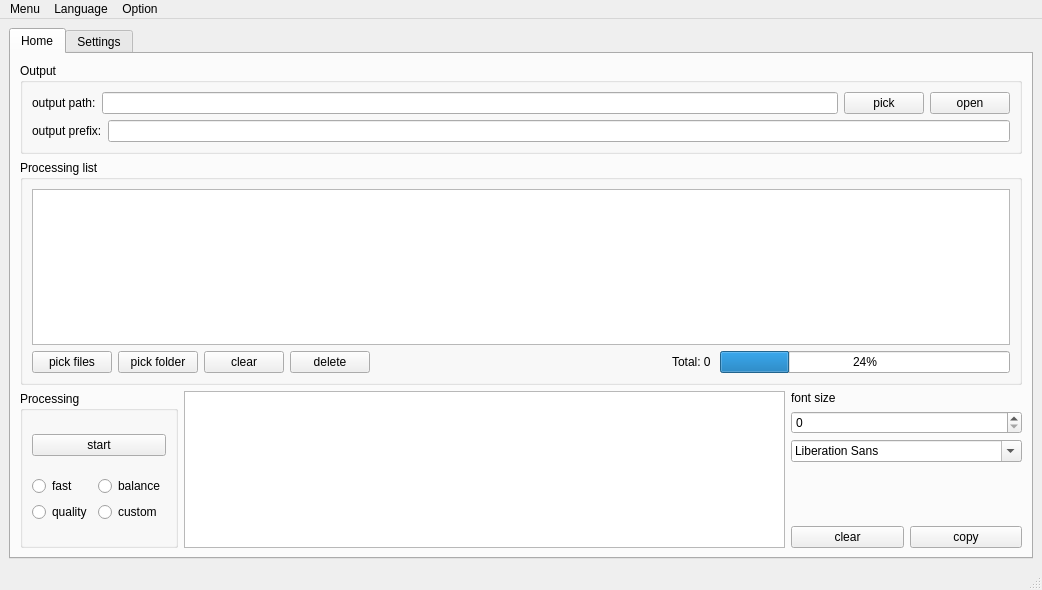
<?xml version="1.0" encoding="UTF-8"?>
<ui version="4.0">
 <class>MainWindow</class>
 <widget class="QMainWindow" name="MainWindow">
  <property name="geometry">
   <rect>
    <x>0</x>
    <y>0</y>
    <width>1042</width>
    <height>590</height>
   </rect>
  </property>
  <property name="windowTitle">
   <string>Anime4KCPP GUI</string>
  </property>
  <widget class="QWidget" name="centralwidget">
   <layout class="QGridLayout" name="gridLayout_2">
    <item row="0" column="0">
     <widget class="QTabWidget" name="tabWidgetMain">
      <property name="currentIndex">
       <number>0</number>
      </property>
      <widget class="QWidget" name="tabHome">
       <attribute name="title">
        <string>Home</string>
       </attribute>
       <layout class="QGridLayout" name="gridLayout">
        <item row="1" column="0" colspan="3">
         <widget class="QGroupBox" name="groupBoxProcessingList">
          <property name="title">
           <string>Processing list</string>
          </property>
          <layout class="QGridLayout" name="gridLayout_4">
           <item row="1" column="0">
            <layout class="QHBoxLayout" name="horizontalLayoutListControl">
             <item>
              <widget class="QPushButton" name="pushButtonInputPath">
               <property name="text">
                <string>pick files</string>
               </property>
              </widget>
             </item>
             <item>
              <widget class="QPushButton" name="pushButtonPickFolder">
               <property name="text">
                <string>pick folder</string>
               </property>
              </widget>
             </item>
             <item>
              <widget class="QPushButton" name="pushButtonClear">
               <property name="text">
                <string>clear</string>
               </property>
              </widget>
             </item>
             <item>
              <widget class="QPushButton" name="pushButtonDelete">
               <property name="text">
                <string>delete</string>
               </property>
              </widget>
             </item>
            </layout>
           </item>
           <item row="1" column="1">
            <spacer name="horizontalSpacer">
             <property name="orientation">
              <enum>Qt::Horizontal</enum>
             </property>
             <property name="sizeHint" stdset="0">
              <size>
               <width>275</width>
               <height>20</height>
              </size>
             </property>
            </spacer>
           </item>
           <item row="0" column="0" colspan="4">
            <widget class="QTableView" name="tableViewProcessingList">
             <property name="toolTip">
              <string>Drag and drop files here</string>
             </property>
             <property name="statusTip">
              <string>Drag and drop files here(image or video), and you can edit the ouput file name or path here</string>
             </property>
            </widget>
           </item>
           <item row="1" column="3">
            <widget class="QProgressBar" name="progressBarProcessingList">
             <property name="value">
              <number>24</number>
             </property>
            </widget>
           </item>
           <item row="1" column="2">
            <widget class="QLabel" name="labelTotalTaskCount">
             <property name="text">
              <string>Total: 0 </string>
             </property>
            </widget>
           </item>
          </layout>
         </widget>
        </item>
        <item row="2" column="0" rowspan="3">
         <widget class="QGroupBox" name="groupBoxProcessing">
          <property name="title">
           <string>Processing</string>
          </property>
          <layout class="QVBoxLayout" name="verticalLayout_2">
           <item>
            <widget class="QPushButton" name="pushButtonStart">
             <property name="statusTip">
              <string>start processing</string>
             </property>
             <property name="text">
              <string>start</string>
             </property>
            </widget>
           </item>
           <item>
            <layout class="QGridLayout" name="gridLayoutLevel">
             <item row="0" column="0">
              <widget class="QRadioButton" name="radioButtonFast">
               <property name="statusTip">
                <string>fast preset, 2x upscaling</string>
               </property>
               <property name="text">
                <string>fast</string>
               </property>
              </widget>
             </item>
             <item row="0" column="1">
              <widget class="QRadioButton" name="radioButtonBalance">
               <property name="statusTip">
                <string>balance preset, 2x upscaling</string>
               </property>
               <property name="text">
                <string>balance</string>
               </property>
              </widget>
             </item>
             <item row="1" column="0">
              <widget class="QRadioButton" name="radioButtonQuality">
               <property name="statusTip">
                <string>quality preset, 2x upscaling</string>
               </property>
               <property name="text">
                <string>quality</string>
               </property>
              </widget>
             </item>
             <item row="1" column="1">
              <widget class="QRadioButton" name="radioButtonCustom">
               <property name="text">
                <string>custom</string>
               </property>
              </widget>
             </item>
            </layout>
           </item>
          </layout>
         </widget>
        </item>
        <item row="2" column="1" rowspan="3">
         <widget class="QTextBrowser" name="textBrowserInfoOut">
          <property name="statusTip">
           <string>Log display</string>
          </property>
         </widget>
        </item>
        <item row="2" column="2">
         <layout class="QVBoxLayout" name="verticalLayoutFont">
          <item>
           <widget class="QLabel" name="labelFontSize">
            <property name="text">
             <string>font size</string>
            </property>
            <property name="buddy">
             <cstring>spinBoxFontSize</cstring>
            </property>
           </widget>
          </item>
          <item>
           <widget class="QSpinBox" name="spinBoxFontSize"/>
          </item>
          <item>
           <widget class="QFontComboBox" name="fontComboBox"/>
          </item>
         </layout>
        </item>
        <item row="3" column="2">
         <spacer name="verticalSpacerFont">
          <property name="orientation">
           <enum>Qt::Vertical</enum>
          </property>
          <property name="sizeHint" stdset="0">
           <size>
            <width>20</width>
            <height>13</height>
           </size>
          </property>
         </spacer>
        </item>
        <item row="4" column="2">
         <layout class="QHBoxLayout" name="horizontalLayoutTextButton">
          <item>
           <widget class="QPushButton" name="pushButtonClearText">
            <property name="statusTip">
             <string>Clear logs</string>
            </property>
            <property name="text">
             <string>clear</string>
            </property>
           </widget>
          </item>
          <item>
           <widget class="QPushButton" name="pushButtonCopyText">
            <property name="statusTip">
             <string>Copy logs</string>
            </property>
            <property name="text">
             <string>copy</string>
            </property>
           </widget>
          </item>
         </layout>
        </item>
        <item row="0" column="0" colspan="3">
         <widget class="QGroupBox" name="groupBoxOutput">
          <property name="title">
           <string>Output</string>
          </property>
          <layout class="QVBoxLayout" name="verticalLayout">
           <item>
            <layout class="QHBoxLayout" name="horizontalLayoutOutput">
             <item>
              <widget class="QLabel" name="labelOutputPath">
               <property name="statusTip">
                <string>Path for the output files</string>
               </property>
               <property name="text">
                <string>output path:</string>
               </property>
               <property name="buddy">
                <cstring>lineEditOutputPath</cstring>
               </property>
              </widget>
             </item>
             <item>
              <widget class="QLineEdit" name="lineEditOutputPath"/>
             </item>
             <item>
              <widget class="QPushButton" name="pushButtonOutputPath">
               <property name="text">
                <string>pick</string>
               </property>
              </widget>
             </item>
             <item>
              <widget class="QPushButton" name="pushButton">
               <property name="text">
                <string>open</string>
               </property>
              </widget>
             </item>
            </layout>
           </item>
           <item>
            <layout class="QHBoxLayout" name="horizontalLayoutOutputPrefix">
             <item>
              <widget class="QLabel" name="labelOutputPrefix">
               <property name="text">
                <string>output prefix:</string>
               </property>
               <property name="buddy">
                <cstring>lineEditOutputPrefix</cstring>
               </property>
              </widget>
             </item>
             <item>
              <widget class="QLineEdit" name="lineEditOutputPrefix">
               <property name="statusTip">
                <string>Prefix for the output files</string>
               </property>
              </widget>
             </item>
            </layout>
           </item>
          </layout>
         </widget>
        </item>
       </layout>
      </widget>
      <widget class="QWidget" name="tabSettings">
       <attribute name="title">
        <string>Settings</string>
       </attribute>
       <layout class="QGridLayout" name="gridLayout_8">
        <item row="0" column="0">
         <widget class="QGroupBox" name="groupBoxSuffix">
          <property name="title">
           <string>Suffix</string>
          </property>
          <layout class="QVBoxLayout" name="verticalLayout_3">
           <item>
            <layout class="QHBoxLayout" name="horizontalLayoutImageSuffix">
             <item>
              <widget class="QLabel" name="labelImageSuffix">
               <property name="text">
                <string>image</string>
               </property>
               <property name="buddy">
                <cstring>lineEditImageSuffix</cstring>
               </property>
              </widget>
             </item>
             <item>
              <widget class="QLineEdit" name="lineEditImageSuffix">
               <property name="statusTip">
                <string>Image suffix</string>
               </property>
              </widget>
             </item>
            </layout>
           </item>
           <item>
            <layout class="QHBoxLayout" name="horizontalLayoutVideoSuffix">
             <item>
              <widget class="QLabel" name="labelVideoSuffix">
               <property name="text">
                <string>video</string>
               </property>
               <property name="buddy">
                <cstring>lineEditVideoSuffix</cstring>
               </property>
              </widget>
             </item>
             <item>
              <widget class="QLineEdit" name="lineEditVideoSuffix">
               <property name="statusTip">
                <string>Video suffix</string>
               </property>
              </widget>
             </item>
            </layout>
           </item>
          </layout>
         </widget>
        </item>
        <item row="0" column="1" rowspan="2">
         <widget class="QGroupBox" name="groupBoxFilters">
          <property name="title">
           <string>Filters</string>
          </property>
          <layout class="QGridLayout" name="gridLayout_6">
           <item row="0" column="0">
            <widget class="QTabWidget" name="tabWidgetFilters">
             <property name="statusTip">
              <string/>
             </property>
             <property name="currentIndex">
              <number>1</number>
             </property>
             <widget class="QWidget" name="tabPreprocessing">
              <attribute name="title">
               <string>preprocessing</string>
              </attribute>
              <layout class="QVBoxLayout" name="verticalLayout_5">
               <item>
                <widget class="QCheckBox" name="checkBoxEnablePreprocessing">
                 <property name="statusTip">
                  <string>Apply filters for the origin</string>
                 </property>
                 <property name="text">
                  <string>enable preprocessing</string>
                 </property>
                </widget>
               </item>
               <item>
                <spacer name="verticalSpacer_2">
                 <property name="orientation">
                  <enum>Qt::Vertical</enum>
                 </property>
                 <property name="sizeHint" stdset="0">
                  <size>
                   <width>20</width>
                   <height>64</height>
                  </size>
                 </property>
                </spacer>
               </item>
               <item>
                <layout class="QVBoxLayout" name="verticalLayoutPreprocessing">
                 <item>
                  <widget class="QCheckBox" name="checkBoxPreMedian">
                   <property name="statusTip">
                    <string>anti-aliasing, denoise</string>
                   </property>
                   <property name="text">
                    <string>Median blur</string>
                   </property>
                  </widget>
                 </item>
                 <item>
                  <widget class="QCheckBox" name="checkBoxPreMean">
                   <property name="statusTip">
                    <string>anti-aliasing, denoise</string>
                   </property>
                   <property name="text">
                    <string>Mean blur</string>
                   </property>
                  </widget>
                 </item>
                 <item>
                  <widget class="QCheckBox" name="checkBoxPreCAS">
                   <property name="statusTip">
                    <string>adaptive sharpening(recommend)</string>
                   </property>
                   <property name="text">
                    <string>CAS Sharpening</string>
                   </property>
                  </widget>
                 </item>
                 <item>
                  <widget class="QCheckBox" name="checkBoxPreGaussianWeak">
                   <property name="statusTip">
                    <string>anti-aliasing</string>
                   </property>
                   <property name="text">
                    <string>Gaussian blur weak</string>
                   </property>
                  </widget>
                 </item>
                 <item>
                  <widget class="QCheckBox" name="checkBoxPreGaussian">
                   <property name="statusTip">
                    <string>anti-aliasing</string>
                   </property>
                   <property name="text">
                    <string>Gaussian blur</string>
                   </property>
                  </widget>
                 </item>
                 <item>
                  <widget class="QCheckBox" name="checkBoxPreBilateral">
                   <property name="statusTip">
                    <string>denoise</string>
                   </property>
                   <property name="text">
                    <string>Bilateral filter</string>
                   </property>
                  </widget>
                 </item>
                 <item>
                  <widget class="QCheckBox" name="checkBoxPreBilateralFaster">
                   <property name="statusTip">
                    <string>denoise</string>
                   </property>
                   <property name="text">
                    <string>Bilateral filter faster</string>
                   </property>
                  </widget>
                 </item>
                </layout>
               </item>
              </layout>
             </widget>
             <widget class="QWidget" name="tabPostprocessing">
              <attribute name="title">
               <string>postprocessing</string>
              </attribute>
              <layout class="QVBoxLayout" name="verticalLayout_6">
               <item>
                <widget class="QCheckBox" name="checkBoxEnablePostprocessing">
                 <property name="statusTip">
                  <string>Apply filters for the result</string>
                 </property>
                 <property name="text">
                  <string>enable postprocessing</string>
                 </property>
                </widget>
               </item>
               <item>
                <spacer name="verticalSpacer">
                 <property name="orientation">
                  <enum>Qt::Vertical</enum>
                 </property>
                 <property name="sizeHint" stdset="0">
                  <size>
                   <width>20</width>
                   <height>64</height>
                  </size>
                 </property>
                </spacer>
               </item>
               <item>
                <layout class="QVBoxLayout" name="verticalLayoutPostprocessing">
                 <item>
                  <widget class="QCheckBox" name="checkBoxPostMedian">
                   <property name="statusTip">
                    <string>anti-aliasing, denoise</string>
                   </property>
                   <property name="text">
                    <string>Median blur</string>
                   </property>
                  </widget>
                 </item>
                 <item>
                  <widget class="QCheckBox" name="checkBoxPostMean">
                   <property name="statusTip">
                    <string>anti-aliasing, denoise</string>
                   </property>
                   <property name="text">
                    <string>Mean blur</string>
                   </property>
                  </widget>
                 </item>
                 <item>
                  <widget class="QCheckBox" name="checkBoxPostCAS">
                   <property name="statusTip">
                    <string>adaptive sharpening</string>
                   </property>
                   <property name="text">
                    <string>CAS Sharpening</string>
                   </property>
                  </widget>
                 </item>
                 <item>
                  <widget class="QCheckBox" name="checkBoxPostGaussianWeak">
                   <property name="statusTip">
                    <string>anti-aliasing(recommend, for files &lt;1080p)</string>
                   </property>
                   <property name="text">
                    <string>Gaussian blur weak</string>
                   </property>
                  </widget>
                 </item>
                 <item>
                  <widget class="QCheckBox" name="checkBoxPostGaussian">
                   <property name="statusTip">
                    <string>anti-aliasing(recommend, for files &gt;=1080p)</string>
                   </property>
                   <property name="text">
                    <string>Gaussian blur</string>
                   </property>
                  </widget>
                 </item>
                 <item>
                  <widget class="QCheckBox" name="checkBoxPostBilateral">
                   <property name="statusTip">
                    <string>denoise(recommend, for image)</string>
                   </property>
                   <property name="text">
                    <string>Bilateral filter</string>
                   </property>
                  </widget>
                 </item>
                 <item>
                  <widget class="QCheckBox" name="checkBoxPostBilateralFaster">
                   <property name="statusTip">
                    <string>denoise(recommend, for video)</string>
                   </property>
                   <property name="text">
                    <string>Bilateral filter faster</string>
                   </property>
                  </widget>
                 </item>
                </layout>
               </item>
              </layout>
             </widget>
            </widget>
           </item>
          </layout>
         </widget>
        </item>
        <item row="1" column="0">
         <widget class="QGroupBox" name="groupBoxArguments">
          <property name="title">
           <string>Arguments</string>
          </property>
          <layout class="QVBoxLayout" name="verticalLayout_4">
           <item>
            <layout class="QHBoxLayout" name="horizontalLayoutPasses">
             <item>
              <widget class="QLabel" name="labelPasses">
               <property name="statusTip">
                <string>Passes for processing</string>
               </property>
               <property name="text">
                <string>passes</string>
               </property>
               <property name="buddy">
                <cstring>spinBoxPasses</cstring>
               </property>
              </widget>
             </item>
             <item>
              <widget class="QSpinBox" name="spinBoxPasses"/>
             </item>
            </layout>
           </item>
           <item>
            <layout class="QHBoxLayout" name="horizontalLayoutPushColorCount">
             <item>
              <widget class="QLabel" name="labelPushColorCount">
               <property name="statusTip">
                <string>Limit the number of color pushes</string>
               </property>
               <property name="text">
                <string>push color count</string>
               </property>
               <property name="buddy">
                <cstring>spinBoxPushColorCount</cstring>
               </property>
              </widget>
             </item>
             <item>
              <widget class="QSpinBox" name="spinBoxPushColorCount"/>
             </item>
            </layout>
           </item>
           <item>
            <layout class="QHBoxLayout" name="horizontalLayoutPushColorStrength">
             <item>
              <widget class="QLabel" name="labelPushColorStrength">
               <property name="statusTip">
                <string>Strength for pushing color,range 0 to 1,higher for thinner edge</string>
               </property>
               <property name="text">
                <string>push color strength</string>
               </property>
               <property name="buddy">
                <cstring>doubleSpinBoxPushColorStrength</cstring>
               </property>
              </widget>
             </item>
             <item>
              <widget class="QDoubleSpinBox" name="doubleSpinBoxPushColorStrength"/>
             </item>
            </layout>
           </item>
           <item>
            <layout class="QHBoxLayout" name="horizontalLayoutPushGradientStrength">
             <item>
              <widget class="QLabel" name="labelPushPushGradientStrength">
               <property name="statusTip">
                <string>Strength for pushing gradient,range 0 to 1,higher for sharper edge</string>
               </property>
               <property name="text">
                <string>push gradient strength</string>
               </property>
               <property name="buddy">
                <cstring>doubleSpinBoxPushGradientStrength</cstring>
               </property>
              </widget>
             </item>
             <item>
              <widget class="QDoubleSpinBox" name="doubleSpinBoxPushGradientStrength"/>
             </item>
            </layout>
           </item>
           <item>
            <layout class="QHBoxLayout" name="horizontalLayoutZoomFactor">
             <item>
              <widget class="QLabel" name="labelZoomFactor">
               <property name="statusTip">
                <string>Upscaling ratio for resizing</string>
               </property>
               <property name="text">
                <string>upscaling ratio</string>
               </property>
               <property name="buddy">
                <cstring>doubleSpinBoxZoomFactor</cstring>
               </property>
              </widget>
             </item>
             <item>
              <widget class="QDoubleSpinBox" name="doubleSpinBoxZoomFactor"/>
             </item>
            </layout>
           </item>
           <item>
            <layout class="QHBoxLayout" name="horizontalLayoutThreads">
             <item>
              <widget class="QLabel" name="labelThreads">
               <property name="statusTip">
                <string>Theads for video processing</string>
               </property>
               <property name="text">
                <string>threads count</string>
               </property>
               <property name="buddy">
                <cstring>spinBoxThreads</cstring>
               </property>
              </widget>
             </item>
             <item>
              <widget class="QSpinBox" name="spinBoxThreads"/>
             </item>
            </layout>
           </item>
           <item>
            <layout class="QHBoxLayout" name="horizontalLayoutCodec">
             <item>
              <widget class="QLabel" name="labelCodec">
               <property name="toolTip">
                <string/>
               </property>
               <property name="statusTip">
                <string>Codec for encoding</string>
               </property>
               <property name="whatsThis">
                <string/>
               </property>
               <property name="text">
                <string>codec</string>
               </property>
              </widget>
             </item>
             <item>
              <widget class="QComboBox" name="comboBoxCodec">
               <property name="toolTip">
                <string/>
               </property>
               <property name="statusTip">
                <string>mp4v is recommended, Windows only support mp4v, dxva(HW, only for Windows), avc1(H264) and vp09(very slow), other is for tesing.</string>
               </property>
               <property name="currentText">
                <string notr="true">mp4v</string>
               </property>
               <item>
                <property name="text">
                 <string notr="true" comment="recommended in Windows" extracomment="recommended in Windows">mp4v</string>
                </property>
               </item>
               <item>
                <property name="text">
                 <string notr="true" comment="only for Windows" extracomment="only for Windows">dxva</string>
                </property>
               </item>
               <item>
                <property name="text">
                 <string notr="true" comment="H264, recommended in Linux" extracomment="H264, recommended in Linux">avc1</string>
                </property>
               </item>
               <item>
                <property name="text">
                 <string notr="true" comment="very slow" extracomment="very slow">vp09</string>
                </property>
               </item>
               <item>
                <property name="text">
                 <string notr="true">hevc</string>
                </property>
               </item>
               <item>
                <property name="text">
                 <string notr="true">av01</string>
                </property>
               </item>
               <item>
                <property name="text">
                 <string notr="true">other</string>
                </property>
               </item>
              </widget>
             </item>
            </layout>
           </item>
           <item>
            <layout class="QHBoxLayout" name="horizontalLayout">
             <item>
              <widget class="QCheckBox" name="checkBoxFastMode">
               <property name="statusTip">
                <string>Faster but maybe low quality (Only for CPU)</string>
               </property>
               <property name="text">
                <string>fast mode</string>
               </property>
              </widget>
             </item>
             <item>
              <widget class="QCheckBox" name="checkBoxGPUMode">
               <property name="statusTip">
                <string>Enable GPU acceleration</string>
               </property>
               <property name="text">
                <string>GPU acceleration</string>
               </property>
              </widget>
             </item>
            </layout>
           </item>
           <item>
            <layout class="QHBoxLayout" name="horizontalLayoutIDs">
             <item>
              <layout class="QHBoxLayout" name="horizontalLayoutPlatformID">
               <item>
                <widget class="QLabel" name="labelPlatformID">
                 <property name="text">
                  <string>platform id</string>
                 </property>
                 <property name="buddy">
                  <cstring>spinBoxPlatformID</cstring>
                 </property>
                </widget>
               </item>
               <item>
                <widget class="QSpinBox" name="spinBoxPlatformID">
                 <property name="statusTip">
                  <string>Specify platform id, you need restart Anime4KCPP to change this if you enabled GPU acceleration</string>
                 </property>
                </widget>
               </item>
              </layout>
             </item>
             <item>
              <layout class="QHBoxLayout" name="horizontalLayoutDeviceID">
               <item>
                <widget class="QLabel" name="labelDeviceID">
                 <property name="text">
                  <string>device id</string>
                 </property>
                 <property name="buddy">
                  <cstring>spinBoxDeviceID</cstring>
                 </property>
                </widget>
               </item>
               <item>
                <widget class="QSpinBox" name="spinBoxDeviceID">
                 <property name="statusTip">
                  <string>Specify device id, you need restart Anime4KCPP to change this if you enabled GPU acceleration</string>
                 </property>
                </widget>
               </item>
              </layout>
             </item>
             <item>
              <widget class="QPushButton" name="pushButtonListGPUs">
               <property name="statusTip">
                <string>List platforms and devices</string>
               </property>
               <property name="text">
                <string>list GPUs</string>
               </property>
              </widget>
             </item>
            </layout>
           </item>
          </layout>
         </widget>
        </item>
        <item row="2" column="0" colspan="2">
         <widget class="QGroupBox" name="groupBoxPreview">
          <property name="title">
           <string>Preview for test</string>
          </property>
          <layout class="QGridLayout" name="gridLayout_7">
           <item row="0" column="0">
            <layout class="QHBoxLayout" name="horizontalLayoutPreview">
             <item>
              <widget class="QLineEdit" name="lineEditPreview"/>
             </item>
             <item>
              <widget class="QPushButton" name="pushButtonPreviewPick">
               <property name="text">
                <string>pick</string>
               </property>
              </widget>
             </item>
             <item>
              <widget class="QPushButton" name="pushButtonPreview">
               <property name="statusTip">
                <string>Quickly preview for testing arguments</string>
               </property>
               <property name="text">
                <string>preview</string>
               </property>
              </widget>
             </item>
             <item>
              <widget class="QPushButton" name="pushButtonPreviewOnlyResize">
               <property name="text">
                <string>only resize</string>
               </property>
              </widget>
             </item>
             <item>
              <widget class="QPushButton" name="pushButtonPreviewOrgin">
               <property name="text">
                <string>orgin image</string>
               </property>
              </widget>
             </item>
            </layout>
           </item>
          </layout>
         </widget>
        </item>
       </layout>
      </widget>
     </widget>
    </item>
   </layout>
  </widget>
  <widget class="QMenuBar" name="menubar">
   <property name="geometry">
    <rect>
     <x>0</x>
     <y>0</y>
     <width>1042</width>
     <height>22</height>
    </rect>
   </property>
   <widget class="QMenu" name="menuMenu">
    <property name="title">
     <string>Menu</string>
    </property>
    <addaction name="actionAbout"/>
    <addaction name="actionQuit"/>
   </widget>
   <widget class="QMenu" name="menuLanguage">
    <property name="title">
     <string>Language</string>
    </property>
    <addaction name="actionEnglish"/>
    <addaction name="actionChinese"/>
   </widget>
   <widget class="QMenu" name="menuOption">
    <property name="title">
     <string>Option</string>
    </property>
    <widget class="QMenu" name="menuGUI">
     <property name="title">
      <string>GUI</string>
     </property>
     <addaction name="actionQuit_confirmation"/>
     <addaction name="actionCheck_FFmpeg"/>
    </widget>
    <widget class="QMenu" name="menuGPU">
     <property name="title">
      <string>GPU</string>
     </property>
     <addaction name="actionList_GPUs"/>
    </widget>
    <addaction name="menuGUI"/>
    <addaction name="menuGPU"/>
   </widget>
   <addaction name="menuMenu"/>
   <addaction name="menuLanguage"/>
   <addaction name="menuOption"/>
  </widget>
  <widget class="QStatusBar" name="statusbar"/>
  <action name="actionAbout">
   <property name="text">
    <string>About</string>
   </property>
  </action>
  <action name="actionQuit">
   <property name="text">
    <string>Quit</string>
   </property>
  </action>
  <action name="actionEnglish">
   <property name="text">
    <string>English</string>
   </property>
  </action>
  <action name="actionChinese">
   <property name="text">
    <string>Chinese</string>
   </property>
  </action>
  <action name="actionQuit_confirmation">
   <property name="checkable">
    <bool>true</bool>
   </property>
   <property name="checked">
    <bool>true</bool>
   </property>
   <property name="text">
    <string>Quit confirmation</string>
   </property>
  </action>
  <action name="actionList_GPUs">
   <property name="text">
    <string>List GPUs</string>
   </property>
  </action>
  <action name="actionCheck_FFmpeg">
   <property name="checkable">
    <bool>true</bool>
   </property>
   <property name="text">
    <string>Check FFmpeg</string>
   </property>
  </action>
 </widget>
 <resources/>
 <connections/>
</ui>
